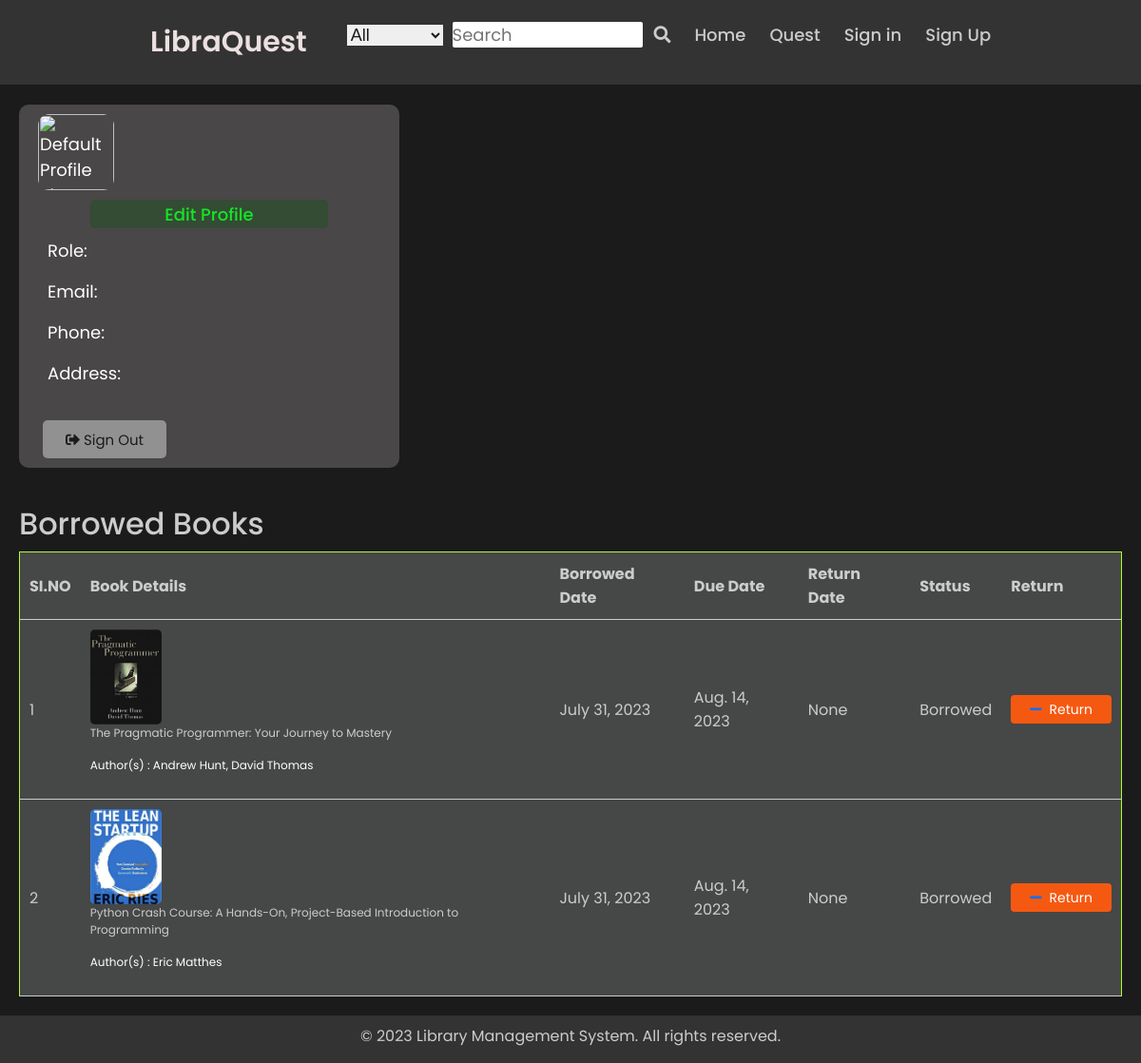
The page /profile/user_profile/Javid_Shaik/ on the database its author committed.
### my_app/models.py (models this page shows, shortened)
class Borrowings(models.Model):
    STATUS_CHOICES = (
        ('Borrowed', 'Borrowed'),
        ('Returned', 'Returned'),
        ('Overdue', 'Overdue'),
    )
    member = models.ForeignKey(Member , on_delete=models.CASCADE)
    book = models.ForeignKey(Books , on_delete=models.CASCADE)
    borrowed_date = models.DateField(default=timezone.now)
    due_date = models.DateField()
    return_date = models.DateField(null=True , blank=True)
    fine_amount = models.DecimalField(max_digits=8, decimal_places=2, null=True,blank=True)
    status = models.CharField(max_length=50,choices=STATUS_CHOICES,default="None")

class Books(models.Model):
    title = models.TextField(null=False)
    author_name = models.CharField(max_length=50)
    isbn = models.CharField(max_length=20)
    publisher = models.CharField(max_length=200,null=True,blank=True)
    publication = models.DateField()
    edition = models.IntegerField(null=True , blank=True)
    availability = models.CharField(max_length=10,default='No')
    cover_image = models.ImageField(upload_to="book_covers/")
    book_file = models.FileField(upload_to="books/",blank=True , null=True)
    copies_available = models.IntegerField(null=True,blank=True,default=2)
    description = models.TextField(max_length=2000 , null=True , blank=True)

### user_profile/views.py (the view)
# urls.py: path('profile/', include("user_profile.urls"))
def user_profile(request , username ):
    try :
        member = Member.objects.get(user__username=username)
        borrowings = member.borrowings_set.all()
    except Member.DoesNotExist:
        borrowings = None
    return render(request, 'profile/user_profile.html', {
        'user': request.user , 'borrowings' : borrowings
    })

### user_profile/templates/profile/user_profile.html (shortened to what this page needs)
<link rel="stylesheet" href="https://cdn.jsdelivr.net/npm/bootstrap@5.3.0/dist/css/bootstrap.min.css">
{% extends 'forms/base.html' %}
{% load static %}
{% block content %}
    <main>
        <div class="component">
            <div class="user">
                <div class="profile-picture">
                    {% if user.profile_image.url %}
                        <img src="{{ user.profile_image.url }}" alt="Profile Picture">
                    {% else %}
                        <img src="{{ user.profile_image.url }}" alt="Default Profile Picture">
                    {% endif %}
                </div>
            </div>
            <div class="edit-btn">
                <button id="b1">Edit Profile</button>
            </div>
            <div class="user-info">
                <p>Role: {{ user.role }}</p>
                <p>Email: {{ user.email }}</p>
                <p>Phone: {{ user.phone }}</p>
                <p>Address: {{ user.address }}</p>
            </div>
            <div class="actions">
                <button class="btn btn-primary" id="b2"><i class="fas fa-sign-out-alt"></i> Sign Out</button>
            </div>
        </div>
        {% if borrowings %}
        <div class="activity book-details">
            <h2>Borrowed Books</h2>
            <table>
                <tr>
                    <th>SI.NO</th>
                    <th>Book Details</th>
                    <th>Borrowed Date</th>
                    <th>Due Date</th>
                    <th>Return Date</th>
                    <th>Status</th>
                    <th>Return</th>
                </tr>
                {% for borrowing in borrowings %}
                    {% if borrowing.status == 'Borrowed' %}
                    <tr>
                        <td>{{ forloop.counter }}</td>
                        <td>
                            <div class="cover-image">
                                <img src= "{{ borrowing.book.cover_image.url }}" alt="Cover Image">
                            </div>
                            <p>{{ borrowing.book.title }}</p>
                            <p style="color:#fff">Author(s) : {{ borrowing.book.author_name }}</p>
                        </td>
                       <td>{{ borrowing.borrowed_date}}</td>
                       <td>{{ borrowing.due_date }}</td>
                       <td>{{ borrowing.return_date }}</td>
                       <td>{{ borrowing.status }}</td>
                       <td>
                        <button class="return-button">
                            <a href="{% url 'return_book' book_id=borrowing.book.id %}"><i class="fas fa-minus"></i></a> Return
                        </button>
                        </td>
                    </tr>
                    {% endif %}
                {% endfor %}
            </table>
        </div>
        {% endif %}
    </main>
{% endblock %}

### my_app/static/css/base_styles.css (style rules this page uses)
* { margin: 0; padding: 0; box-sizing: border-box; font-family: "Poppins" , sans-serif; }
html { height: 100%; }
body { display: flex; flex-direction: column; min-height: 100%; }

### user_profile/static/css/profile.css (style rules this page uses)
* { margin: 0; padding: 0; box-sizing: border-box; font-family: "Poppins" , sans-serif; }
body { background: #1b1b1b; }
main { display: flex; flex-direction: column; justify-content: flex-start; }
.component { margin-left: 20px; margin-top: 110px; background: #494747; width: 400px; height: 100%; color: #fff; border-radius: 10px; }
.component .user { font-size: 18px; display: flex; align-items: center; padding-bottom: 10px; border-radius: 10px; }
.profile-picture img { margin-top:10px; width: 80px; height: 80px; border-radius: 15%; object-fit:cover; margin-left: 20px; margin-right: 40px; }
.component .user-info { margin: 10px; font-size: 18px; padding-left: 20px; padding-bottom: 10px; }
.component .actions { display: flex; flex-direction:unset; margin: 10px; }
.component .edit-btn button { width: 250px; height: 30px; text-align: center; color: #14e625; background: #344b34; border: none; border-radius: 5px; font-size: 18px; margin-left: 75px; font-weight: 500; cursor: pointer; }
.component .actions button { width: 130px; padding: 10px 10px 10px 10px; height: 40px; text-align: center; color: #1b1b1b; background: #929191; border: none; border-radius: 5px; font-size: 15px; margin-left: 15px; cursor: pointer; }
.activity { margin-top: 40px; color: #ccc; margin-left: 20px; margin-right: 20px; }
.activity table { border: 1px solid greenyellow; border-style: inset; background: #464747; color: #ccc; }
.activity td p { font-size: 12px; }
.member-details, .activity { margin-bottom: 20px; }
.activity h2 { margin-bottom: 10px; }
.activity table { width: 100%; border-collapse: collapse; }
.activity th, .activity td { padding: 10px; text-align: left; border-bottom: 1px solid #ccc; }
.activity .cover-image { width: 75px; height: 100px; margin-right: 10px; border-radius: 5px; display: flex; flex-direction: column; justify-content: center; align-items: center; }
.activity .cover-image img { width: 100%; height: 100%; object-fit: cover; border-radius: 5px; }
.return-button { display: inline-flex; align-items: center; justify-content: center; padding: 10px 20px; background-color: #f55911; color: #fff; border: none; border-radius: 4px; font-size: 14px; cursor: pointer; line-height: 1px; height: 30px; }
.return-button a { text-decoration: none; margin-right: 8px; }

### rows shown on the page
Borrowings: book.cover_image (picture), book "The Pragmatic Programmer: Your Journey to Mastery", book.author_name "Andrew Hunt, David Thomas", borrowed_date "July 31, 2023", due_date "Aug. 14, 2023", return_date "None", status "Borrowed"
Borrowings: book.cover_image (picture), book "Python Crash Course: A Hands-On, Project-Based Introduction to Programming", book.author_name "Eric Matthes", borrowed_date "July 31, 2023", due_date "Aug. 14, 2023", return_date "None", status "Borrowed"
